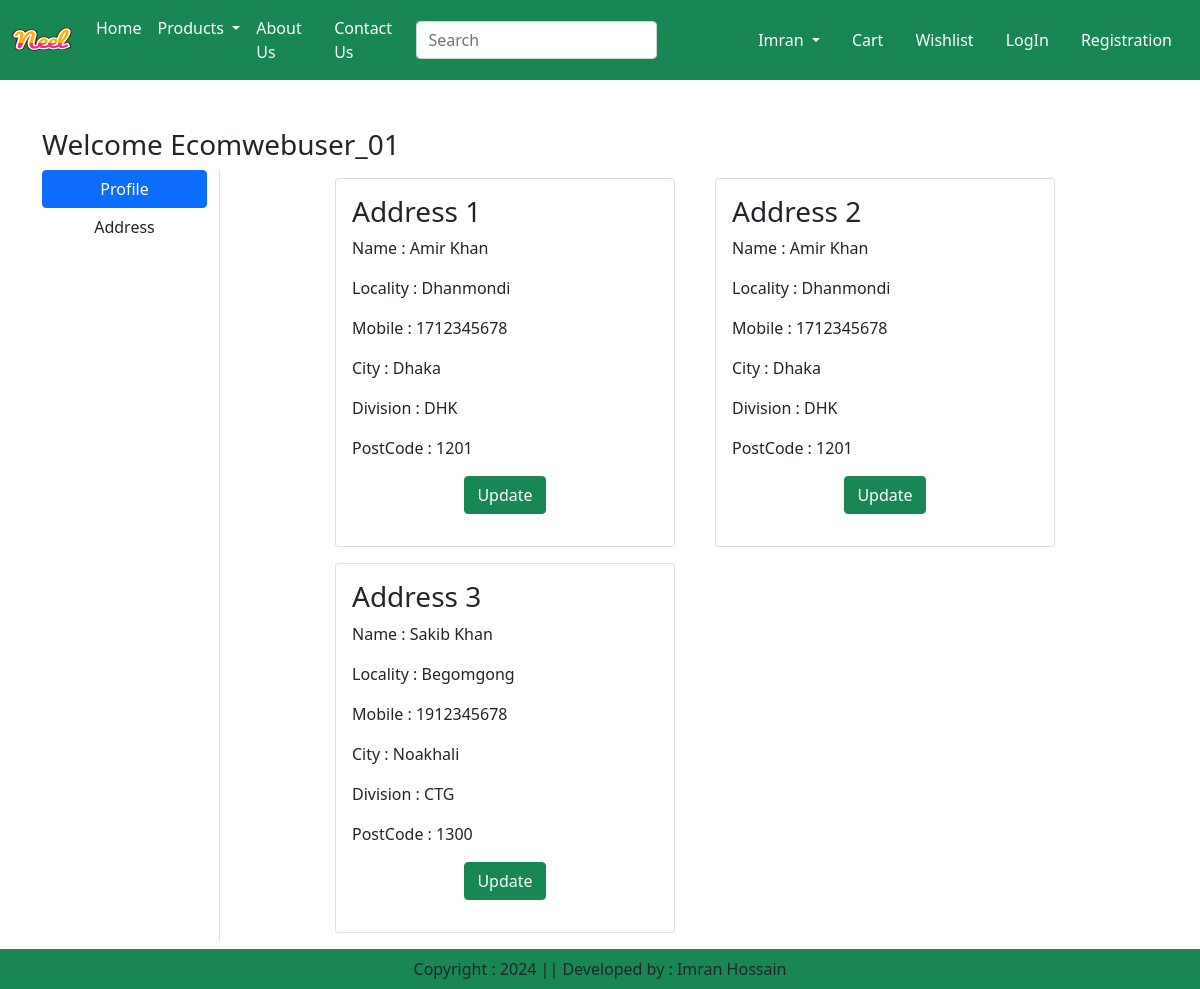
The app's page /address/ (signed in), older data.
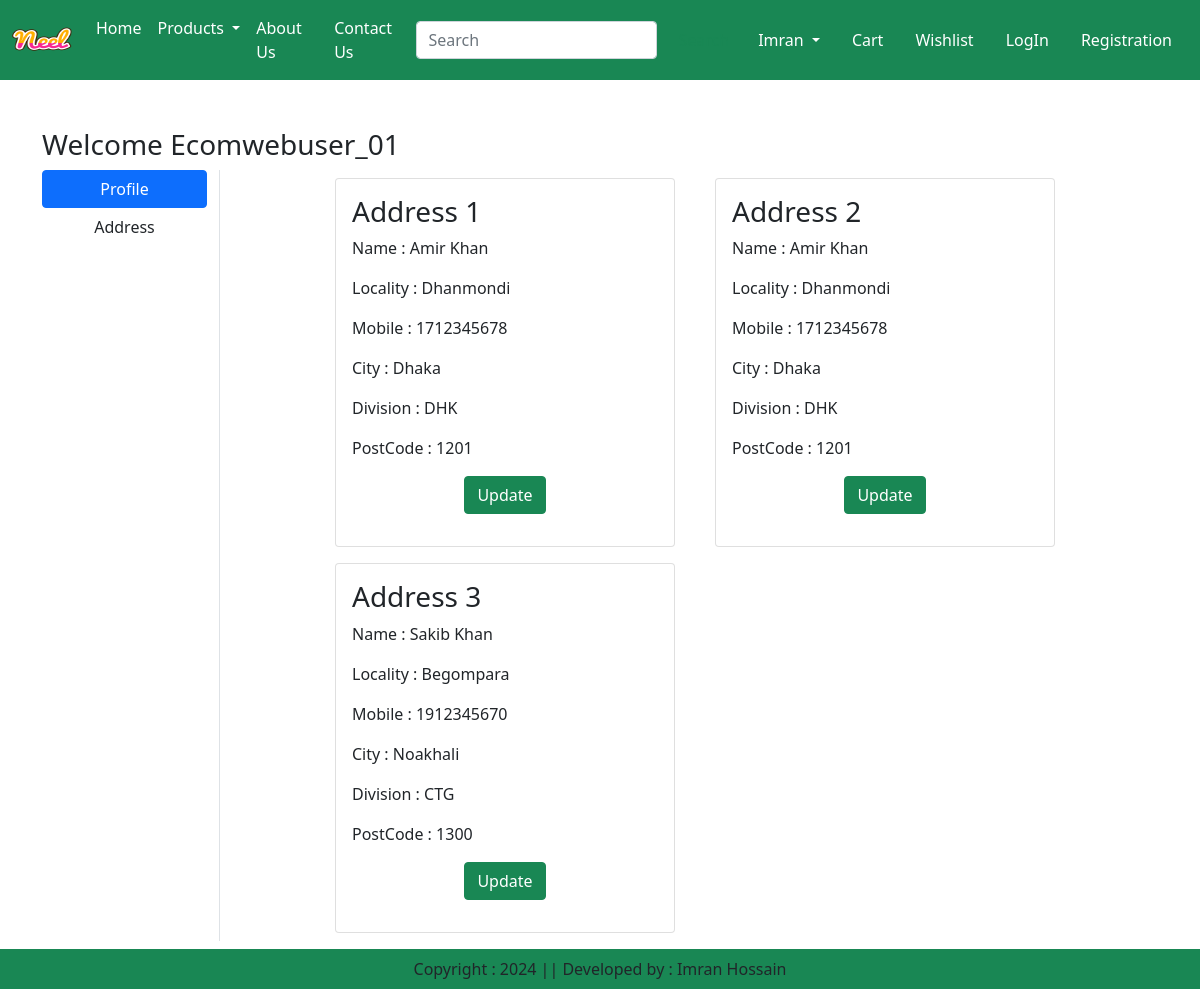
The same page, newer data.
### ecom_app/models.py (models this page shows, shortened)
class Customer(models.Model):
    user = models.ForeignKey(User, on_delete=models.CASCADE)
    name = models.CharField(max_length=200)
    locality = models.CharField(max_length=200)
    city = models.CharField(max_length=60)
    mobile = models.IntegerField(default=0)
    zipcode = models.IntegerField()
    division = models.CharField(choices=DIVI_CHOICES, max_length=100)

### ecom_app/views.py (the view)
# urls.py: path("address/", views.address, name="address"),
def address(request):
    add = Customer.objects.filter(user=request.user)
    return render(request, "ecom_app/address.html", locals())

### ecom_app/templates/ecom_app/address.html (shortened to what this page needs)
{% extends 'ecom_app/base.html' %}
{% load static %}
{% block main-content %}
    <div class="container my-5">
        <div class="row">
            <h3>Welcome <span class="text-capitalize">{{request.user}}</span></h3>
            <div class="col-sm-2 border-end">
                <ul class="list-unstyled">
                    <li class="d-grid"><a href="{% url 'profile' %}" class="btn btn-primary">Profile</a></li>
                    <li class="d-grid"><a href="{% url 'address' %}" class="btn">Address</a></li>
                </ul>
            </div>
            <div class="col-sm-8 offset-sm-1">
                <div class="row">
                    {% for ad in add %}
                        <div class="col-sm-6">
                            <div class="card m-2">
                                <div class="card-body">
                                    <h3>Address {{forloop.counter}}</h3>
                                    <p>Name : {{ad.name}}</p>
                                    <p>Locality : {{ad.locality}}</p>
                                    <p>Mobile : {{ad.mobile}}</p>
                                    <p>City : {{ad.city}}</p>
                                    <p>Division : {{ad.division}}</p>
                                    <p>PostCode : {{ad.zipcode}}</p>
                                    <p class="text-center"><a href="{% url "update_address" pk=ad.id %}" type="button" class="btn btn-success">Update</a></p>
                                </div>
                            </div>
                        </div>
                    {% endfor %}
                </div>
            </div>
        </div>
    </div>
{% endblock main-content %}

Row changes from the older to the newer data that the page shows:
changed Customer "Sakib Khan": locality "Begomgong" → "Begompara"; mobile "1912345678" → "1912345670"
